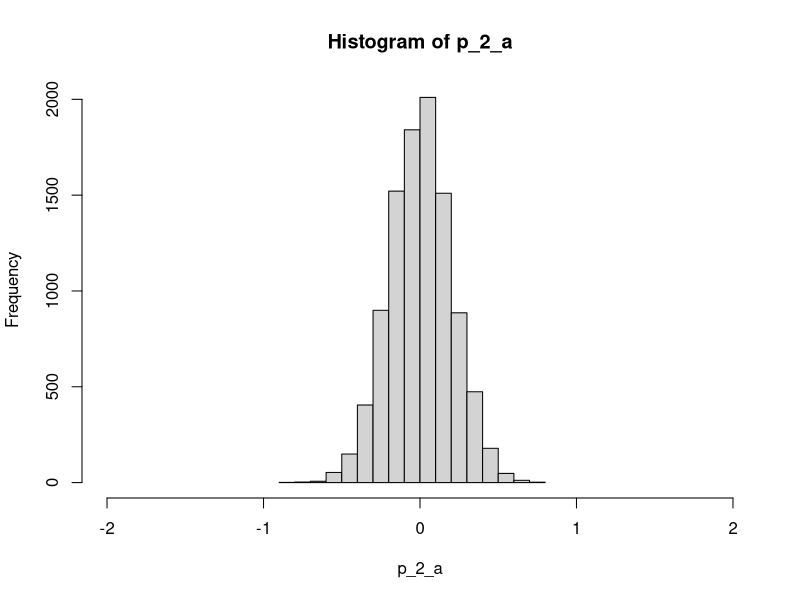
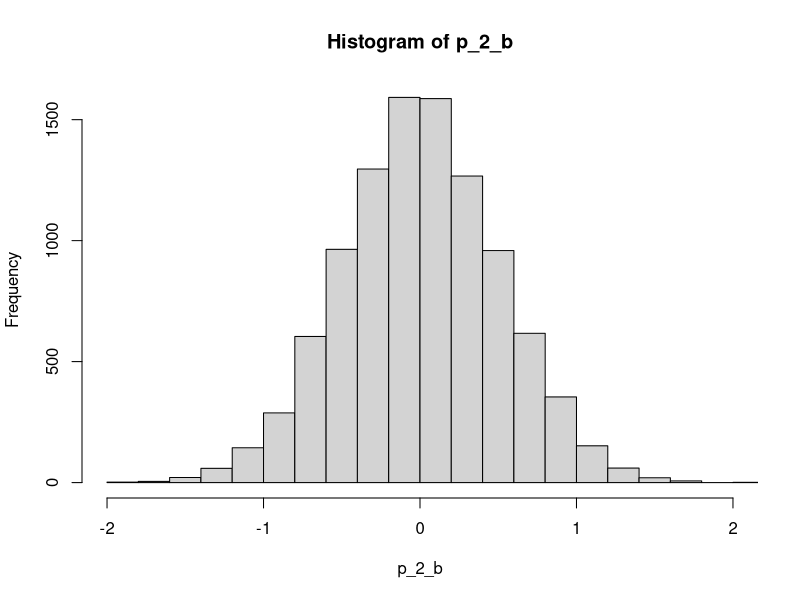
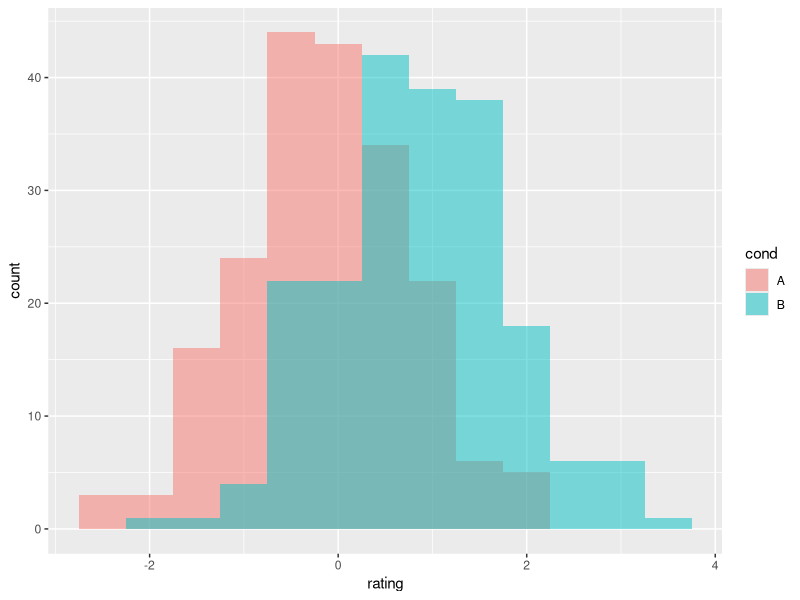
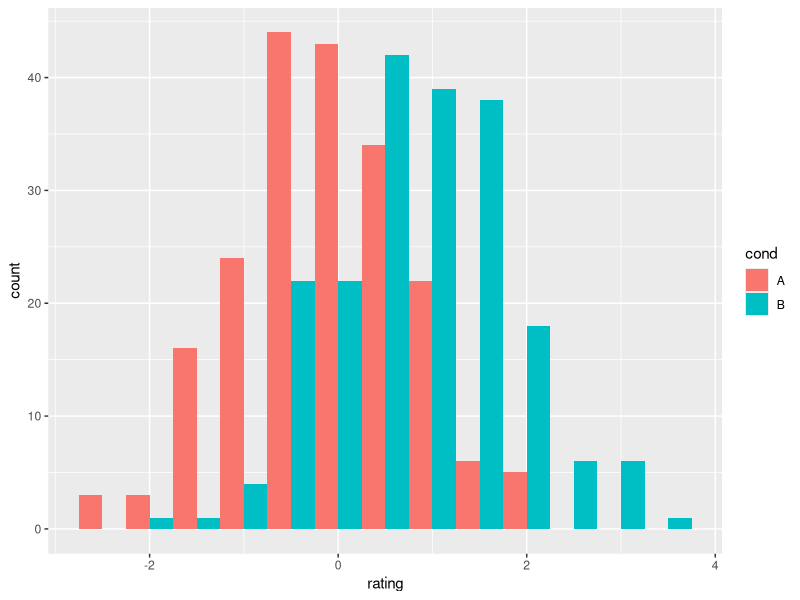
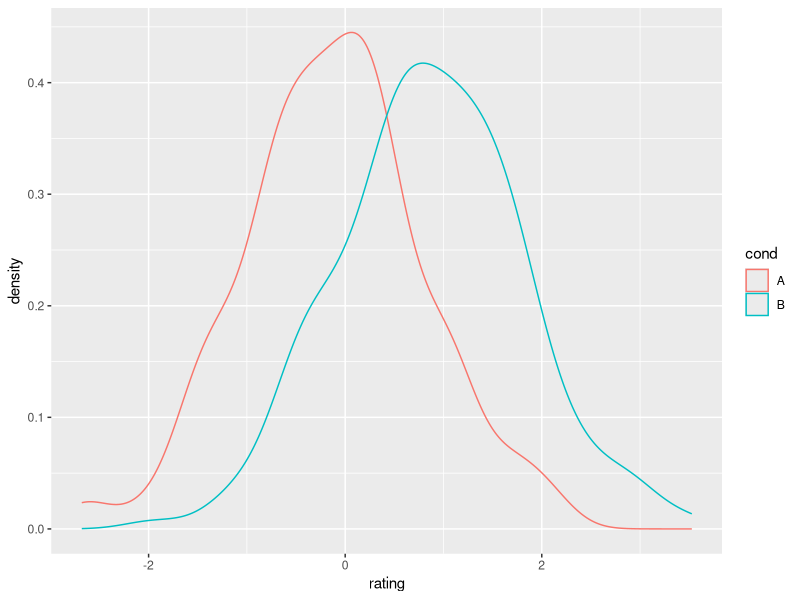
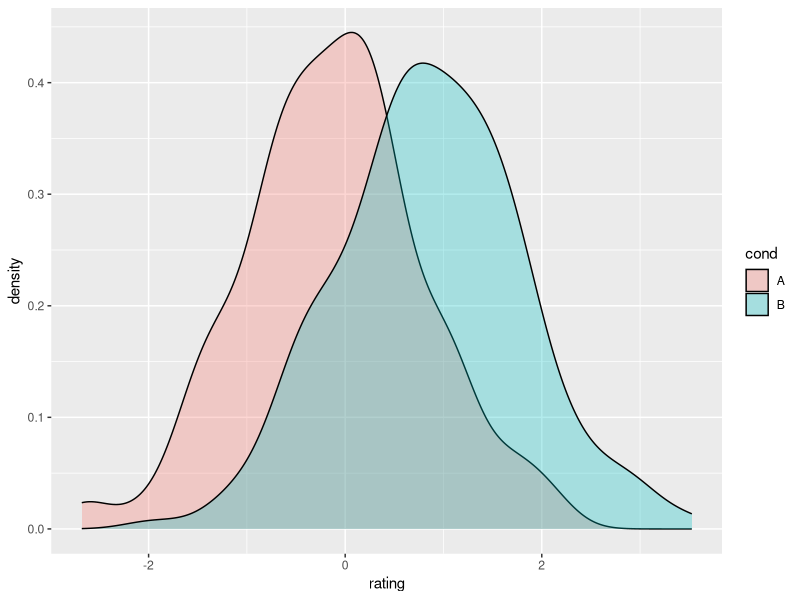
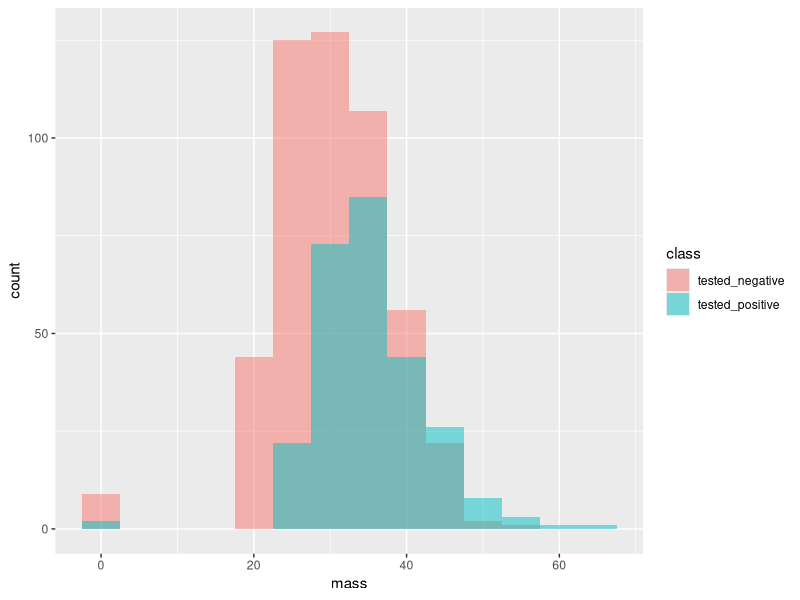
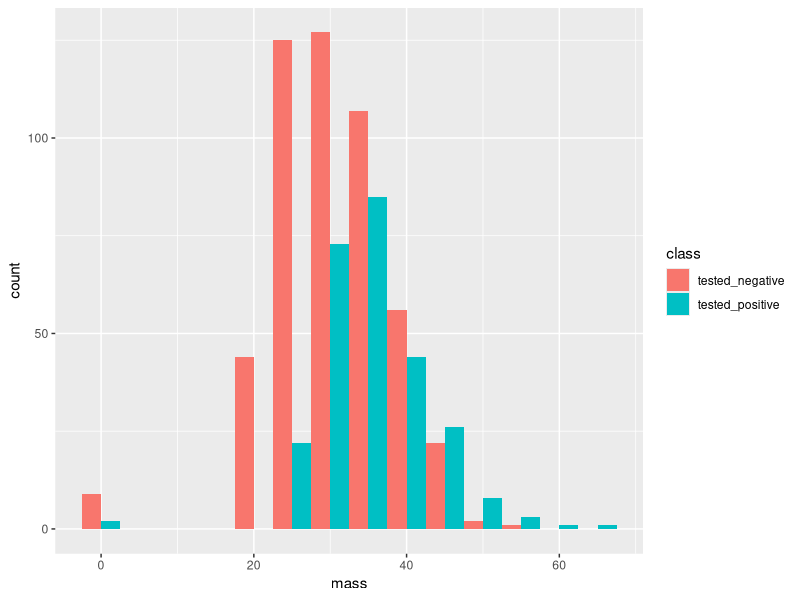

These charts were generated, in order, by the following R code:
## ---- chunk 1
options(knitr.graphics.error = FALSE)

library(knitr)
library(ggplot2)
## ---- chunk 2
su <- read.delim(file = "Su_raw_matrix.txt")
## ---- chunk 3
m_sd <- function(col)
{
    m <- mean(col)
    sd <- sd(col)
    return <- rbind(m, sd)
    colnames(return) <- ""
    print(return)
    return
}
p_1_b <- m_sd(col = su$Liver_2.CEL)
## ---- chunk 4
cm_cs <- function(df)
{
    cm <- colMeans(df)
    cs <- colSums(df)
    return <- rbind(t(cm), t(cs))
    rownames(return) <- c("m", "sd")
    print(return)
    return
}
p_1_c <- cm_cs(df = su)
## ---- chunk 5
p_2_a <- rnorm(n = 10000, mean = 0, sd = 0.2)
hist(p_2_a, xlim = c(-2,2))
## ---- chunk 6
knitr::include_graphics("C:/Users/cason/OneDrive - Umich/Computer_Science/Classes/Winter_2022/Data_Mining/HW/HW1/Img/p2a.png")
## ---- chunk 7
p_2_b <- rnorm(n = 10000, mean = 0, sd = 0.5)
hist(p_2_b, xlim = c(-2,2))
## ---- chunk 8
knitr::include_graphics("C:/Users/cason/OneDrive - Umich/Computer_Science/Classes/Winter_2022/Data_Mining/HW/HW1/Img/p2b.png")
## ---- chunk 9
dat <- data.frame(cond = factor(rep(c("A", "B"), each = 200)), 
                  rating = c(rnorm(200), rnorm(200, mean = 0.8)))
## ---- chunk 10
plot(ggplot(dat, aes(x = rating, fill = cond)) + 
       geom_histogram(binwidth = 0.5, alpha = 0.5, position = "identity"))
## ---- chunk 11
knitr::include_graphics("C:/Users/cason/OneDrive - Umich/Computer_Science/Classes/Winter_2022/Data_Mining/HW/HW1/Img/p3b.png")
## ---- chunk 12
plot(ggplot(dat, aes(x = rating, fill = cond)) + 
       geom_histogram(binwidth = 0.5, position = "dodge"))
## ---- chunk 13
knitr::include_graphics("C:/Users/cason/OneDrive - Umich/Computer_Science/Classes/Winter_2022/Data_Mining/HW/HW1/Img/p3c.png")
## ---- chunk 14
plot(ggplot(dat, aes(x = rating, colour = cond)) + 
       geom_density())
## ---- chunk 15
knitr::include_graphics("C:/Users/cason/OneDrive - Umich/Computer_Science/Classes/Winter_2022/Data_Mining/HW/HW1/Img/p3d.png")
## ---- chunk 16
plot(ggplot(dat, aes(x = rating, fill = cond)) + 
       geom_density(alpha = 0.3))
## ---- chunk 17
knitr::include_graphics("C:/Users/cason/OneDrive - Umich/Computer_Science/Classes/Winter_2022/Data_Mining/HW/HW1/Img/p3e.png")
## ---- chunk 18
diabetes <- read.csv("diabetes_train.csv")
plot(ggplot(diabetes, aes(x = mass, fill = class)) + 
       geom_histogram(binwidth = 5, alpha = 0.5, position = "identity"))
plot(ggplot(diabetes, aes(x = mass, fill = class)) + 
       geom_histogram(binwidth = 5, position = "dodge"))
plot(ggplot(diabetes, aes(x = mass, color = class)) + 
       geom_density())
plot(ggplot(diabetes, aes(x = mass, fill = class)) + 
       geom_density(alpha = 0.3))
## ---- chunk 19
knitr::include_graphics("C:/Users/cason/OneDrive - Umich/Computer_Science/Classes/Winter_2022/Data_Mining/HW/HW1/Img/p3f1.png")
knitr::include_graphics("C:/Users/cason/OneDrive - Umich/Computer_Science/Classes/Winter_2022/Data_Mining/HW/HW1/Img/p3f2.png")
knitr::include_graphics("C:/Users/cason/OneDrive - Umich/Computer_Science/Classes/Winter_2022/Data_Mining/HW/HW1/Img/p3f3.png")
knitr::include_graphics("C:/Users/cason/OneDrive - Umich/Computer_Science/Classes/Winter_2022/Data_Mining/HW/HW1/Img/p3f4.png")
## ---- chunk 20
print(quantile(diabetes$skin, probs = c(0.10, 0.30, 0.50, 0.60)))
